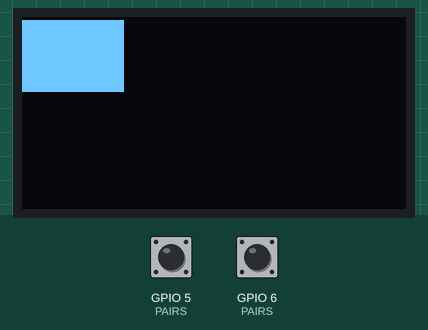
The sketch below on a simulated ESP32. Shown: 128×64 one-colour display. Inputs (shaded band) come from the test bench; at power-on: GPIO 5 (PAIRS) HIGH, GPIO 6 (PAIRS) HIGH. What the sketch prints to the serial monitor is not drawn.

Above: at 14.6 s.

Measured:
- what the display in image 0 shows lasts 2.1 s, from 14.5 s to 16.6 s

The sketch:

display_ab.ino
```cpp
#include <Wire.h>

// display_ab - run the panel on whichever pair it is plugged into.
//
// 2026-11-18 clock sweep (display_slow) killed the "slow SDA rise" theory and
// replaced it with a better one:
//
//     20 kHz -> init 8/17 ok, frame  0/68 ok
//     50 kHz -> init 12/17 ok, frame  9/68 ok
//    100 kHz -> init 15/17 ok, frame 60/68 ok
//    400 kHz -> init 15/17 ok, frame 63/68 ok   (link_check earlier)
//
// Reliability RISES with clock speed. Nothing about rise time can do that, but
// a SECOND MASTER can: slower transactions hold the bus longer, so collisions
// are more likely, and a colliding master pulling SDA low is indistinguishable
// from a valid ACK (which is how a NAK-free init can still deliver garbage).
//
// D4/D5 is the XVF3800 control bus (0x18 codec, 0x2C XMOS), so the OLED shares
// it with whatever the XMOS does. J6 (D2/D0) is a free pair with no other
// device - verified empty by the presence_check rise-time test.
//
// So: plug SDA into J6 pin 2 (D2/GPIO3), SCL into J6 pin 4 (D0/GPIO1),
// GND into J6 pin 1, VCC stays on TP15. This sketch finds it automatically.

#define OLED_ADDR 0x3C

static const uint8_t PAIRS[2][2] = {{5, 6}, {3, 1}};
static const char *NAMES[2] = {"J2  D4/D5 (shared with codec + XMOS)",
                               "J6  D2/D0 (free pair)"};

static int busSel = -1;
static uint32_t okC = 0, nakC = 0;
static uint8_t fb[1024];

static void busRecover() {
  Wire.end();
  pinMode(PAIRS[busSel][0], INPUT_PULLUP);
  pinMode(PAIRS[busSel][1], INPUT_PULLUP);
  delay(2);
  bool stuck = !digitalRead(PAIRS[busSel][0]) || !digitalRead(PAIRS[busSel][1]);
  if (stuck) {
    pinMode(PAIRS[busSel][1], OUTPUT);
    for (int i = 0; i < 9; i++) {
      digitalWrite(PAIRS[busSel][1], LOW);  delayMicroseconds(5);
      digitalWrite(PAIRS[busSel][1], HIGH); delayMicroseconds(5);
    }
    pinMode(PAIRS[busSel][0], OUTPUT);
    digitalWrite(PAIRS[busSel][0], LOW);  delayMicroseconds(5);
    digitalWrite(PAIRS[busSel][1], HIGH); delayMicroseconds(5);
    digitalWrite(PAIRS[busSel][0], HIGH); delayMicroseconds(5);
    pinMode(PAIRS[busSel][0], INPUT_PULLUP);
  }
  Wire.begin(PAIRS[busSel][0], PAIRS[busSel][1]);
  delay(3);
}

static void w1(uint8_t c) {
  Wire.beginTransmission(OLED_ADDR);
  Wire.write((uint8_t)0x00);
  Wire.write(c);
  if (Wire.endTransmission()) nakC++; else okC++;
}
static void w2(uint8_t c, uint8_t a) {
  Wire.beginTransmission(OLED_ADDR);
  Wire.write((uint8_t)0x00);
  Wire.write(c);
  Wire.write(a);
  if (Wire.endTransmission()) nakC++; else okC++;
}

static void initSSD1306() {
  w1(0xAE);
  w2(0xD5, 0x80);
  w2(0xA8, 0x3F);
  w2(0xD3, 0x00);
  w1(0x40);
  w2(0x8D, 0x14);     // charge pump ON
  w2(0x20, 0x00);
  w1(0xA1); w1(0xC8);
  w2(0xDA, 0x12);
  w2(0x81, 0xFF);
  w2(0xD9, 0xF1);
  w2(0xDB, 0x40);
  w1(0xA4); w1(0xA6); w1(0x2E);
  w1(0xAF);
}

static void pushFrame(uint8_t fill) {
  w2(0x21, 0x00); w2(0x21, 127);
  w2(0x22, 0x00); w2(0x22, 0x07);
  for (uint8_t p = 0; p < 8; p++)
    for (uint8_t off = 0; off < 128; off += 16) {
      for (uint8_t k = 0; k < 16; k++) fb[p * 128 + off + k] = fill;
      Wire.beginTransmission(OLED_ADDR);
      Wire.write((uint8_t)0x40);
      Wire.write(&fb[p * 128 + off], 16);
      if (Wire.endTransmission()) nakC++; else okC++;
    }
}

// returns pair index hosting a real (non-ghost) 0x3C, or -1
static int findPanel() {
  for (int i = 0; i < 2; i++) {
    Wire.end();
    delay(3);
    Wire.begin(PAIRS[i][0], PAIRS[i][1]);
    Wire.setClock(100000);
    delay(5);
    int count = 0;
    bool oled = false;
    for (uint8_t a = 0x08; a <= 0x77; a++) {
      Wire.beginTransmission(a);
      if (Wire.endTransmission() == 0) { count++; if (a == OLED_ADDR) oled = true; }
    }
    Serial.printf("  %-38s %d ACK%s%s\n", NAMES[i], count,
                  oled ? ", 0x3C present" : "",
                  count > 20 ? "  (floating bus, ghost ACKs)" : "");
    if (oled && count <= 20) return i;
  }
  return -1;
}

static void runAt(uint32_t hz) {
  busRecover();
  Wire.setClock(hz);
  delay(10);
  okC = nakC = 0;
  initSSD1306();
  Serial.printf("  @%-4luk init %lu ok / %lu nak", (unsigned long)(hz / 1000),
                (unsigned long)okC, (unsigned long)nakC);
  w1(0xA5);
  Serial.printf(" | 0xA5 -> %s\n", nakC ? "maybe lost" : "sent clean");
  delay(7000);
  w1(0xA4); w1(0xAF);
  okC = nakC = 0;
  pushFrame(0xFF);
  Serial.printf("  @%-4luk frame %lu ok / %lu nak", (unsigned long)(hz / 1000),
                (unsigned long)okC, (unsigned long)nakC);
  pushFrame(0x00);
  Serial.printf("  (both frames sent)\n");
}

void setup() {
  Serial.begin(115200);
  uint32_t t0 = millis();
  while (!Serial && (millis() - t0 < 3000)) delay(10);
  Serial.println();
  Serial.println(F("=== display_ab: looking for the panel on J2 (D4/D5) and J6 (D2/D0) ==="));

  busSel = findPanel();
  if (busSel < 0) {
    Serial.println(F("*** no panel found on either pair - check the 4 wires ***"));
    return;
  }
  Serial.printf("*** PANEL ON %s ***\n", NAMES[busSel]);
  runAt(100000);
  runAt(400000);
  Serial.println(F("=== entering 2 s on / 2 s off flash loop ==="));
}

void loop() {
  static uint32_t lastFind = 0;

  if (busSel < 0) {
    if (millis() - lastFind > 8000) {
      lastFind = millis();
      busSel = findPanel();
      if (busSel >= 0) {
        Serial.printf("*** PANEL ON %s ***\n", NAMES[busSel]);
        runAt(100000);
        runAt(400000);
      }
    }
    return;
  }

  okC = nakC = 0;
  w1(0xAF);
  pushFrame(0xFF);
  delay(2000);
  pushFrame(0x00);
  delay(2000);
  if (nakC) Serial.printf("  flash round: %lu nak\n", (unsigned long)nakC);

  if (millis() - lastFind > 30000) {
    lastFind = millis();
    int keep = busSel;
    Serial.println(F("--- re-detect (you can move the wires now) ---"));
    int f = findPanel();
    if (f >= 0 && f != keep) {
      busSel = f;
      Serial.printf("*** panel moved to %s ***\n", NAMES[busSel]);
      runAt(100000);
    } else if (f < 0) {
      Serial.println(F("  panel not found on either pair"));
    }
    Wire.end(); delay(3);
    Wire.begin(PAIRS[keep][0], PAIRS[keep][1]);
    Wire.setClock(400000);
    delay(10);
    initSSD1306();
  }
}
```
